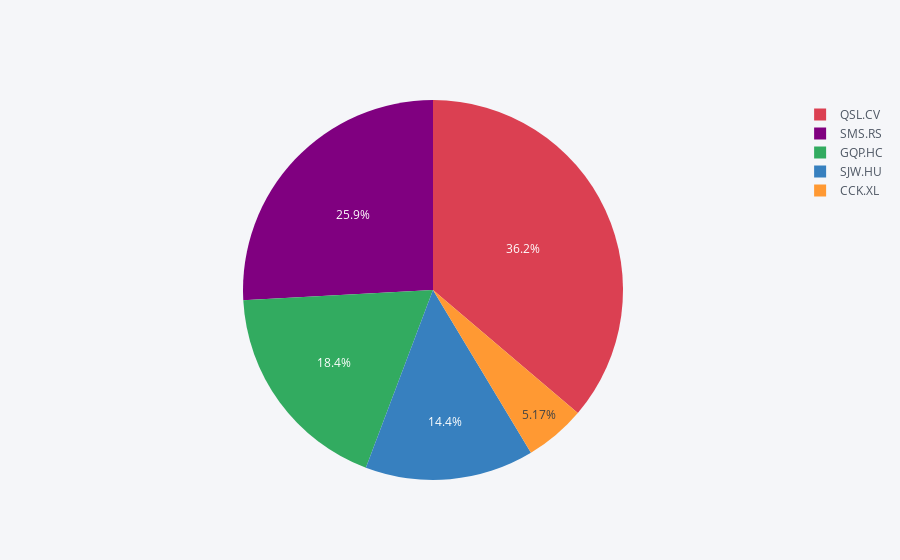

The notebook cell saved with this chart:
### Code cell
df = cf.datagen.pie()
df.iplot(kind = 'pie', labels = "labels", values = "values")

### Figure 1 — Plotly figure (JSON) as saved in the notebook; plotly's stock layout.template omitted (floating-point values rounded to 4 significant figures)
{"data": [{"labels": ["CCK.XL", "SJW.HU", "GQP.HC", "SMS.RS", "QSL.CV"], "marker": {"colors": ["rgba(255, 153, 51, 1.0)", "rgba(55, 128, 191, 1.0)", "rgba(50, 171, 96, 1.0)", "rgba(128, 0, 128, 1.0)", "rgba(219, 64, 82, 1.0)"]}, "name": "", "type": "pie", "values": [9, 25, 32, 45, 63]}], "layout": {"legend": {"bgcolor": "#F5F6F9", "font": {"color": "#4D5663"}}, "paper_bgcolor": "#F5F6F9", "plot_bgcolor": "#F5F6F9", "titlefont": {"color": "#4D5663"}}}
